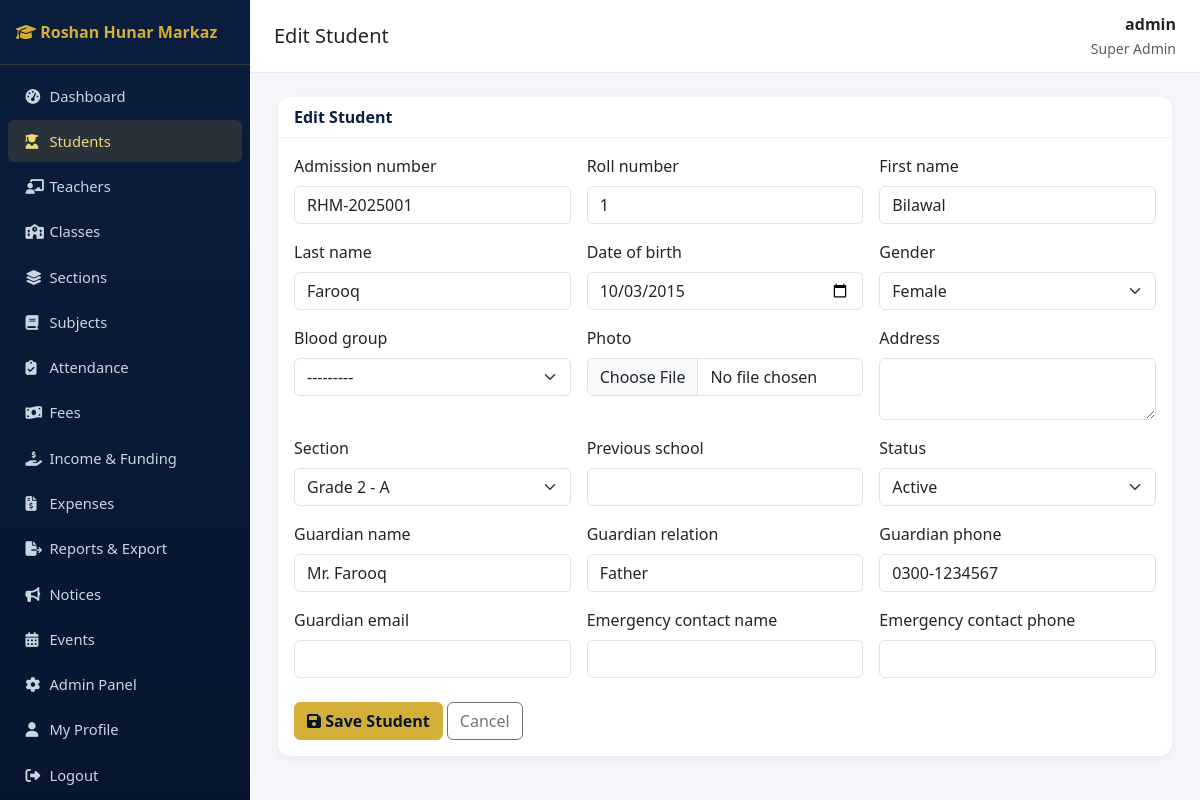
Screenshot of /students/1/edit/ (signed in) with the database file from the repository.
### accounts/models.py (models this page shows, shortened)
class User(AbstractUser):
    class Role(models.TextChoices):
        SUPER_ADMIN = "SUPER_ADMIN", "Super Admin"
        PRINCIPAL = "PRINCIPAL", "Principal"
        ADMIN = "ADMIN", "Admin"
        TEACHER = "TEACHER", "Teacher"
        STUDENT = "STUDENT", "Student"
        PARENT = "PARENT", "Parent"
        ACCOUNTANT = "ACCOUNTANT", "Accountant"
        LIBRARIAN = "LIBRARIAN", "Librarian"
        STAFF = "STAFF", "Staff"
    role = models.CharField(max_length=20, choices=Role.choices, default=Role.STUDENT)
    phone = models.CharField(max_length=20, blank=True)
    photo = models.ImageField(upload_to="profile_photos/", blank=True, null=True)

### students/models.py (models this page shows, shortened)
class Student(models.Model):
    class Status(models.TextChoices):
        ACTIVE = "ACTIVE", "Active"
        INACTIVE = "INACTIVE", "Inactive"
        SUSPENDED = "SUSPENDED", "Suspended"
        TRANSFERRED = "TRANSFERRED", "Transferred"
        GRADUATED = "GRADUATED", "Graduated"
    class Blood(models.TextChoices):
        A_POS = "A+", "A+"
        A_NEG = "A-", "A-"
        B_POS = "B+", "B+"
        B_NEG = "B-", "B-"
        AB_POS = "AB+", "AB+"
        AB_NEG = "AB-", "AB-"
        O_POS = "O+", "O+"
        O_NEG = "O-", "O-"
    user = models.OneToOneField(settings.AUTH_USER_MODEL, on_delete=models.CASCADE, related_name="student_profile", null=True, blank=True)
    parent = models.ForeignKey(settings.AUTH_USER_MODEL, on_delete=models.SET_NULL, null=True, blank=True, related_name="children", limit_choices_to={"role": "PARENT"})
    admission_number = models.CharField(max_length=20, unique=True)
    roll_number = models.CharField(max_length=20, blank=True)
    first_name = models.CharField(max_length=100)
    last_name = models.CharField(max_length=100)
    date_of_birth = models.DateField()
    gender = models.CharField(max_length=10, choices=[("M", "Male"), ("F", "Female"), ("O", "Other")])
    blood_group = models.CharField(max_length=5, choices=Blood.choices, blank=True)
    photo = models.ImageField(upload_to="student_photos/", blank=True, null=True)
    address = models.TextField(blank=True)
    section = models.ForeignKey("academics.Section", on_delete=models.SET_NULL, null=True, blank=True, related_name="students")
    admission_date = models.DateField(auto_now_add=True)
    previous_school = models.CharField(max_length=200, blank=True)
    status = models.CharField(max_length=15, choices=Status.choices, default=Status.ACTIVE)
    guardian_name = models.CharField(max_length=150, blank=True)
    guardian_relation = models.CharField(max_length=50, blank=True)
    guardian_phone = models.CharField(max_length=20, blank=True)
    guardian_email = models.EmailField(blank=True)
    emergency_contact_name = models.CharField(max_length=150, blank=True)
    emergency_contact_phone = models.CharField(max_length=20, blank=True)
    class Meta:
        ordering = ["admission_number"]

### students/views.py (the view, shortened to what this page needs)
# urls.py: path("<int:pk>/edit/", views.StudentUpdateView.as_view(), name="edit"),
class StudentUpdateView(RoleRequiredMixin, UpdateView):
    model = Student
    form_class = StudentForm
    template_name = "students/student_form.html"
    success_url = reverse_lazy("students:list")
    allowed_roles = MANAGEMENT_ROLES

### students/forms.py
class StudentForm(forms.ModelForm):
    class Meta:
        model = Student
        exclude = ["user", "admission_date", "parent"]
        widgets = {
            "date_of_birth": forms.DateInput(attrs={"type": "date", "class": "form-control"}),
            "address": forms.Textarea(attrs={"class": "form-control", "rows": 2}),
        }
    def __init__(self, *args, **kwargs):
        super().__init__(*args, **kwargs)
        for name, field in self.fields.items():
            if name not in ["address"]:
                css = field.widget.attrs.get("class", "")
                if isinstance(field.widget, (forms.Select,)):
                    field.widget.attrs["class"] = (css + " form-select").strip()
                elif not isinstance(field.widget, forms.DateInput):
                    field.widget.attrs["class"] = (css + " form-control").strip()

### academics/models.py (called while the page is built)
    def __str__(self):
        return f"{self.school_class.name} - {self.name}"

### accounts/mixins.py (called while the page is built)
    def dispatch(self, request, *args, **kwargs):
        if not request.user.is_authenticated:
            return self.handle_no_permission()
        if request.user.is_superuser or request.user.role in self.allowed_roles:
            return super().dispatch(request, *args, **kwargs)
        raise PermissionDenied("You do not have permission to access this page.")

### sitepages/context_processors.py (called while the page is built)
def site_settings(request):
    return {"site_settings": SiteSettings.get_solo()}

### sitepages/models.py (called while the page is built)
    @classmethod
    def get_solo(cls):
        obj = cls.objects.first()
        if not obj:
            obj = cls.objects.create()
        return obj

### templates/students/student_form.html (shortened to what this page needs)
{% extends "base.html" %}
{% block page_title %}{% if object %}Edit{% else %}Add{% endif %} Student{% endblock %}
{% block content %}
<div class="card">
  <div class="card-header">{% if object %}Edit{% else %}Register{% endif %} Student</div>
  <div class="card-body">
    <form method="post" enctype="multipart/form-data">
      <div class="row g-3">
        {% for field in form %}
        <div class="col-md-4">
          <label class="form-label">{{ field.label }}</label>
          {{ field }}
        </div>
        {% endfor %}
      </div>
      <button class="btn btn-gold mt-4" type="submit"><i class="fa-solid fa-save"></i> Save Student</button>
      <a href="{% url 'students:list' %}" class="btn btn-outline-secondary mt-4">Cancel</a>
    </form>
  </div>
</div>
{% endblock %}

### templates/base.html (shortened to what this page needs)
{% load static %}
<!DOCTYPE html>
<html lang="en">
<head>
<link href="https://cdn.jsdelivr.net/npm/bootstrap@5.3.3/dist/css/bootstrap.min.css" rel="stylesheet">
<link href="https://cdnjs.cloudflare.com/ajax/libs/font-awesome/6.5.1/css/all.min.css" rel="stylesheet">
<link href="{% static 'css/style.css' %}" rel="stylesheet">
</head>
<body>
<nav class="sidebar" id="sidebar">
  <div class="brand"><i class="fa-solid fa-graduation-cap"></i> Roshan Hunar Markaz</div>
  <ul class="nav flex-column py-2">
    {% if request.user.role in "STUDENT,PARENT" %}
      <li class="nav-item"><a class="nav-link {% if request.resolver_match.namespace == 'portal' %}active{% endif %}" href="{% url 'portal:home' %}"><i class="fa-solid fa-gauge-high"></i> My Portal</a></li>
      <li class="nav-item"><a class="nav-link {% if request.resolver_match.namespace == 'notices' and request.resolver_match.url_name == 'list' %}active{% endif %}" href="{% url 'notices:list' %}"><i class="fa-solid fa-bullhorn"></i> Notices</a></li>
      <li class="nav-item"><a class="nav-link" href="{% url 'notices:event_list' %}"><i class="fa-solid fa-calendar-days"></i> Events</a></li>
    {% else %}
      <li class="nav-item"><a class="nav-link {% if request.resolver_match.namespace == 'dashboard' %}active{% endif %}" href="{% url 'dashboard:index' %}"><i class="fa-solid fa-gauge-high"></i> Dashboard</a></li>
      <li class="nav-item"><a class="nav-link {% if request.resolver_match.namespace == 'students' %}active{% endif %}" href="{% url 'students:list' %}"><i class="fa-solid fa-user-graduate"></i> Students</a></li>
      {% if request.user.is_superuser or request.user.role in "SUPER_ADMIN,PRINCIPAL,ADMIN" %}
      <li class="nav-item"><a class="nav-link {% if request.resolver_match.namespace == 'teachers' %}active{% endif %}" href="{% url 'teachers:list' %}"><i class="fa-solid fa-chalkboard-user"></i> Teachers</a></li>
      <li class="nav-item"><a class="nav-link {% if request.resolver_match.url_name == 'class_list' %}active{% endif %}" href="{% url 'academics:class_list' %}"><i class="fa-solid fa-school"></i> Classes</a></li>
      <li class="nav-item"><a class="nav-link {% if request.resolver_match.url_name == 'section_list' %}active{% endif %}" href="{% url 'academics:section_list' %}"><i class="fa-solid fa-layer-group"></i> Sections</a></li>
      <li class="nav-item"><a class="nav-link {% if request.resolver_match.url_name == 'subject_list' %}active{% endif %}" href="{% url 'academics:subject_list' %}"><i class="fa-solid fa-book"></i> Subjects</a></li>
      {% endif %}
      <li class="nav-item"><a class="nav-link " href="{% url 'attendance:mark' %}"><i class="fa-solid fa-clipboard-check"></i> Attendance</a></li>
      {% if request.user.is_superuser or request.user.role in "SUPER_ADMIN,PRINCIPAL,ADMIN,ACCOUNTANT" %}
      <li class="nav-item"><a class="nav-link {% if request.resolver_match.url_name == 'payment_list' %}active{% endif %}" href="{% url 'fees:payment_list' %}"><i class="fa-solid fa-money-bill-wave"></i> Fees</a></li>
      <li class="nav-item"><a class="nav-link {% if request.resolver_match.url_name == 'income_list' %}active{% endif %}" href="{% url 'fees:income_list' %}"><i class="fa-solid fa-hand-holding-dollar"></i> Income &amp; Funding</a></li>
      <li class="nav-item"><a class="nav-link {% if request.resolver_match.url_name == 'expense_list' %}active{% endif %}" href="{% url 'fees:expense_list' %}"><i class="fa-solid fa-file-invoice-dollar"></i> Expenses</a></li>
      {% endif %}
      {% if request.user.is_superuser or request.user.role in "SUPER_ADMIN,PRINCIPAL,ADMIN,ACCOUNTANT" %}
      <li class="nav-item"><a class="nav-link {% if request.resolver_match.namespace == 'reports' %}active{% endif %}" href="{% url 'reports:index' %}"><i class="fa-solid fa-file-export"></i> Reports &amp; Export</a></li>
      {% endif %}
      <li class="nav-item"><a class="nav-link {% if request.resolver_match.namespace == 'notices' %}active{% endif %}" href="{% url 'notices:list' %}"><i class="fa-solid fa-bullhorn"></i> Notices</a></li>
      <li class="nav-item"><a class="nav-link" href="{% url 'notices:event_list' %}"><i class="fa-solid fa-calendar-days"></i> Events</a></li>
      {% if request.user.is_superuser %}<li class="nav-item"><a class="nav-link" href="/admin/"><i class="fa-solid fa-gear"></i> Admin Panel</a></li>{% endif %}
    {% endif %}
    <li class="nav-item"><a class="nav-link" href="{% url 'accounts:profile' %}"><i class="fa-solid fa-user"></i> My Profile</a></li>
    <li class="nav-item"><a class="nav-link" href="{% url 'accounts:logout' %}"><i class="fa-solid fa-right-from-bracket"></i> Logout</a></li>
  </ul>
</nav>
<div class="main-content">
  <div class="topbar">
    <h5 class="mb-0">{% block page_title %}Dashboard{% endblock %}</h5>
    <div class="text-end">
      <div class="fw-semibold">{{ request.user.get_full_name|default:request.user.username }}</div>
      <small class="text-muted">{{ request.user.get_role_display }}</small>
    </div>
  </div>
  {% block content %}{% endblock %}
</div>
</body>
</html>

### static/css/style.css (style rules this page uses)
:root { --navy: #0b1e3d; --navy-dark: #071530; --gold: #d4af37; --gold-light: #f0d878; --bg: #f4f6fa; }
body { background: var(--bg); font-family: 'Segoe UI', Roboto, sans-serif; }
.sidebar { background: linear-gradient(180deg, var(--navy) 0%, var(--navy-dark) 100%); min-height: 100vh; width: 250px; position: fixed; top: 0; left: 0; z-index: 1030; }
.sidebar .brand { color: var(--gold); font-weight: 700; padding: 1.25rem 1rem; border-bottom: 1px solid rgba(212,175,55,.2); }
.sidebar .nav-link { color: #cbd5e1; padding: .6rem 1.1rem; border-radius: 6px; margin: 2px 8px; font-size: .92rem; }
.sidebar .nav-link.active, .sidebar .nav-link:hover { background: rgba(212,175,55,.15); color: var(--gold-light); }
.sidebar .nav-link i { width: 20px; }
.main-content { margin-left: 250px; padding: 1.5rem 1.75rem; }
.topbar { background: #fff; border-bottom: 1px solid #e5e9f0; padding: .75rem 1.5rem; margin: -1.5rem -1.75rem 1.5rem -1.75rem; display: flex; justify-content: space-between; align-items: center; }
.card { border: none; border-radius: 12px; box-shadow: 0 2px 10px rgba(0,0,0,.05); }
.card-header { background: #fff; border-bottom: 1px solid #eef0f4; font-weight: 600; color: var(--navy); border-radius: 12px 12px 0 0 !important; }
.btn-gold { background: var(--gold); border-color: var(--gold); color: var(--navy-dark); font-weight: 600; }

### rows the page displays
User: user.get_full_name "admin", user.role "Super Admin"
Student: form "RHM-2025001" "1" "Bilawal" "Farooq" "10/03/2015" "Female" "---------" "Grade 2 - A" "Active" "Mr. Farooq" "Father" "0300-1234567"

### other values shown
{{ field.label }} "Admission number" "Roll number" "First name" "Last name" "Date of birth" "Gender" "Blood group" "Photo" "Address" "Section" "Previous school" "Status" "Guardian name" "Guardian relation" "Guardian phone" "Guardian email" "Emergency contact name" "Emergency contact phone"
